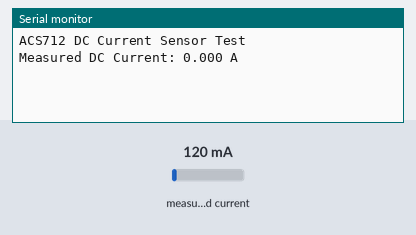
A sketch run on a simulated ESP32. Parts: the last lines printed to the serial monitor. The test bench sets the inputs (shaded band); at power-on: measured current 120 mA.

Above: at 3.2 s.
3.3 s: measured current set to 1500 mA
At 4.5 s:
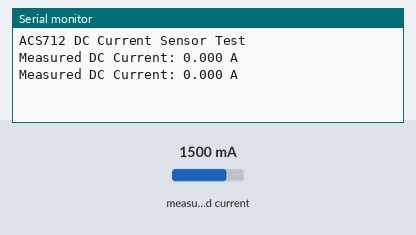
4.8 s: measured current set to 40 mA
At 5.8 s:
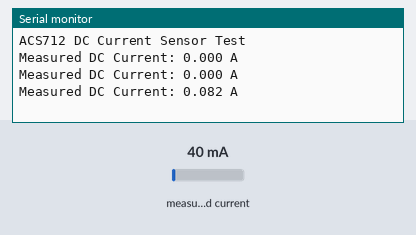

Measured:
- after the input at 4.8 s, the serial monitor: prints a new line at once (image 2)

The sketch:

ACS712_Current_Sensor_.ESP32-DC.ino
```cpp
#include "ACS712.h"

#define ACS712_PIN 34  // Analog pin where ACS712 is connected
#define VREF 3.3       // ESP32 ADC reference voltage
#define ADC_RES 4095   // ESP32 ADC resolution (12-bit)
#define SENSITIVITY 66 // ACS712 30A model sensitivity (mV/A)

ACS712 ACS(ACS712_PIN, VREF, ADC_RES, SENSITIVITY);

float zeroCurrent = 1.360; // Adjust this based on no-load DC readings

void setup() {
  Serial.begin(115200);
  Serial.println("ACS712 DC Current Sensor Test");
  delay(2000);  // Allow time for sensor stabilization
}

void loop() {
  float current = readCurrent();

  Serial.print("Measured DC Current: ");
  Serial.print(current, 3); // Show 3 decimal places
  Serial.println(" A");

  delay(1000); // Wait 1 second before the next reading
}

float readCurrent() {
  float average = 0;
  int samples = 100; // Number of readings for averaging

  for (int i = 0; i < samples; i++) {
    average += ACS.mA_DC();  // Read DC current in milliamps
    delay(2);  // Small delay to reduce noise
  }

  float current_A = abs(average / samples) / 1000.0; // Convert mA to A

  // Offset correction
  current_A -= zeroCurrent;   // Subtract the idle value

  if (current_A < 0.005) current_A = 0; // Ignore small fluctuations

  return current_A;
}
```
